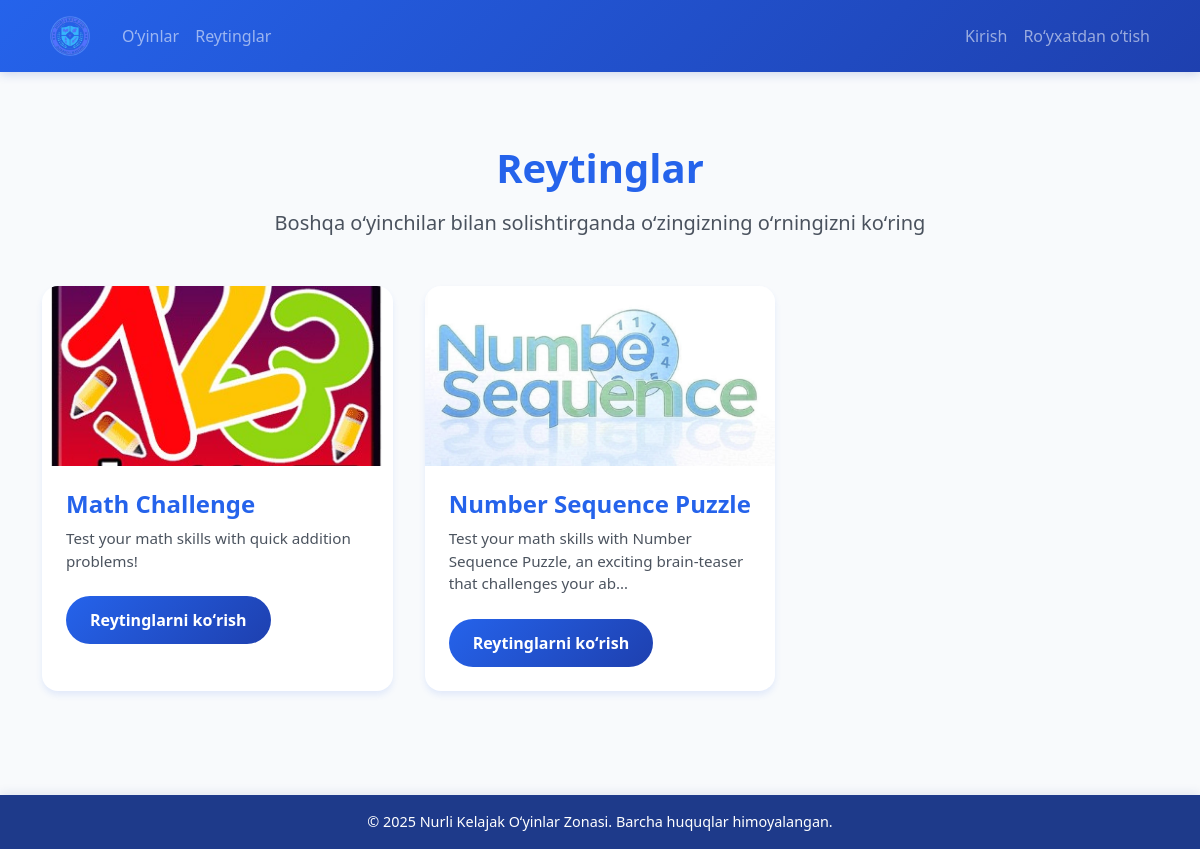
Page /leaderboard/ on the earlier database version.
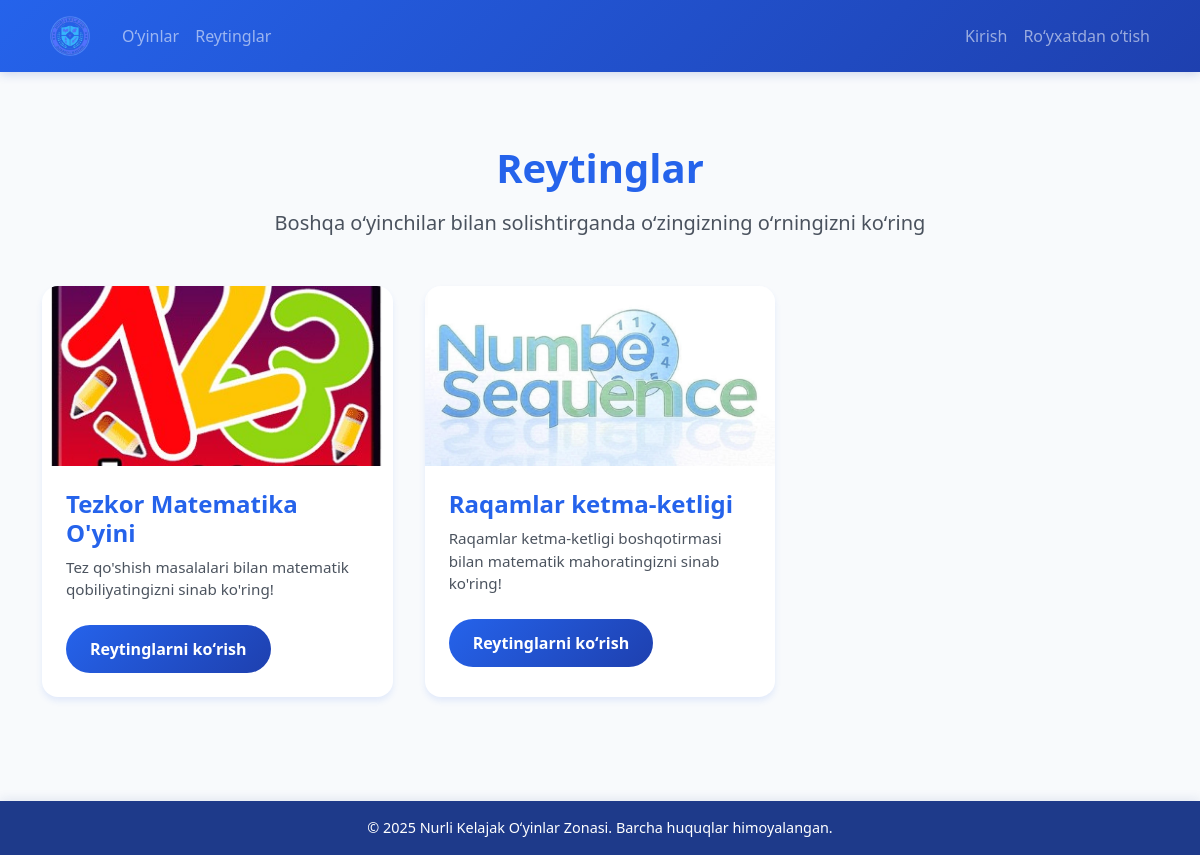
Same page on the later database version.
### games/models.py (models this page shows, shortened)
class Game(models.Model):
    name = models.CharField(max_length=100)
    slug = models.SlugField(unique=True)
    description = models.TextField()
    image = models.ImageField(
        upload_to=game_image_upload_path,
        null=True,
        blank=True,
        help_text="Upload game cover image (optimal size: 800x600px)"
    )
    is_active = models.BooleanField(default=True)

### leaderboard/views.py (the view)
# urls.py: path('', views.leaderboards_home, name='leaderboards_home'),
def leaderboards_home(request):
    games = Game.objects.filter(is_active=True)
    return render(request, 'leaderboard/leaderboards_home.html', {
        'games': games  # Changed from 'leaderboards' to 'games' to match template
    })

### leaderboard/templates/leaderboard/leaderboards_home.html (shortened to what this page needs)
{% extends "base.html" %}
{% load static %}
{% block content %}
<div class="container leaderboards-container">
    <div class="leaderboards-header">
        <h1 class="leaderboards-title">Reytinglar</h1>
        <p class="leaderboards-subtitle">Boshqa oʻyinchilar bilan solishtirganda oʻzingizning oʻrningizni koʻring</p>
    </div>
    <div class="games-grid">
        {% for game in games %}
        <div class="game-card">
            {% if game.image %}
                <img src="{{ game.image.url }}" class="game-card-image" alt="{{ game.name }}">
            {% else %}
                <div class="game-card-image" style="background: var(--background-color); display: flex; align-items: center; justify-content: center;">
                    <i class="fas fa-trophy fa-3x" style="color: var(--primary-color);"></i>
                </div>
            {% endif %}
            <div class="game-card-body">
                <h3 class="game-card-title">{{ game.name }}</h3>
                <p class="game-card-description">{{ game.description|truncatechars:100 }}</p>
                <a href="{% url 'leaderboard:game_leaderboard' game_slug=game.slug %}" class="view-leaderboard-btn">
                    Reytinglarni koʻrish
                </a>
            </div>
        </div>
        {% empty %}
        <div class="col-12 text-center">
            <p>Hozircha mavjud oʻyinlar yoʻq. Tez orada yana tekshiring!</p>
        </div>
        {% endfor %}
    </div>
</div>
{% endblock %}

Differences in the rows shown:
changed Game: name "Math Challenge" → "Tezkor Matematika O'yini"; description "Test your math skills with quick addition problems!" → "Tez qo'shish masalalari bilan matematik qobiliyatingizni sinab ko'ring!"
changed Game: name "Number Sequence Puzzle" → "Raqamlar ketma-ketligi"; description "Test your math skills with Number Sequence Puzzle, an exciting brain-teaser that challenges your ab…" → "Raqamlar ketma-ketligi boshqotirmasi bilan matematik mahoratingizni sinab ko'ring!"
